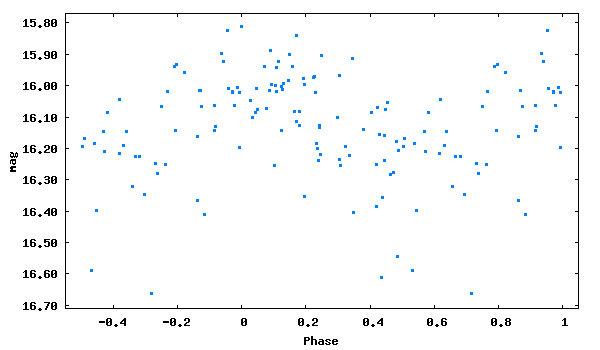

Generate this figure with gnuplot:
set term png size 600,350 medium
set colors classic
set output 'phase_lc_14.png'
set xlabel 'Phase'
set ylabel 'mag'
#set title 'JDmax = 2445918.53400 + 0.1771685 x E'
set format y '%5.2f'
plot [-0.55:1.05][16.71:15.77] "phase_lc_14.dat" linecolor 3 pointtype 5 pointsize 0.3 title ""
